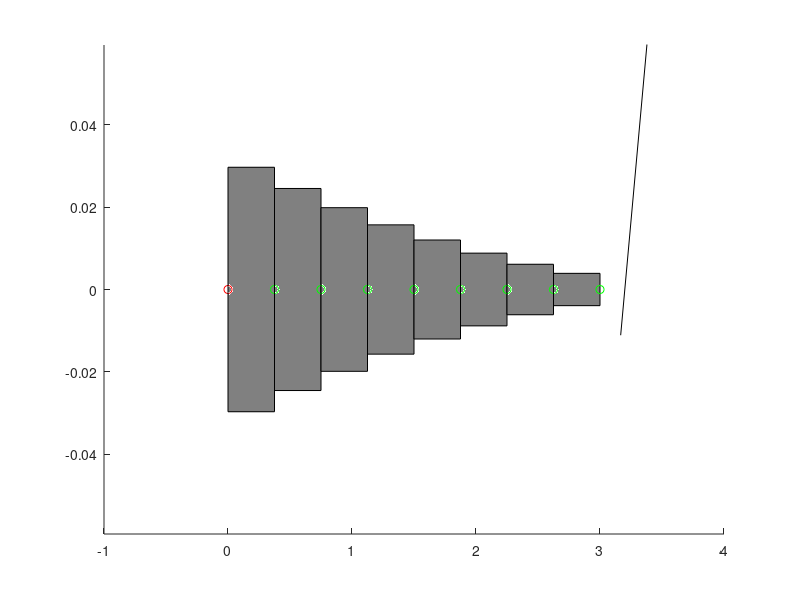
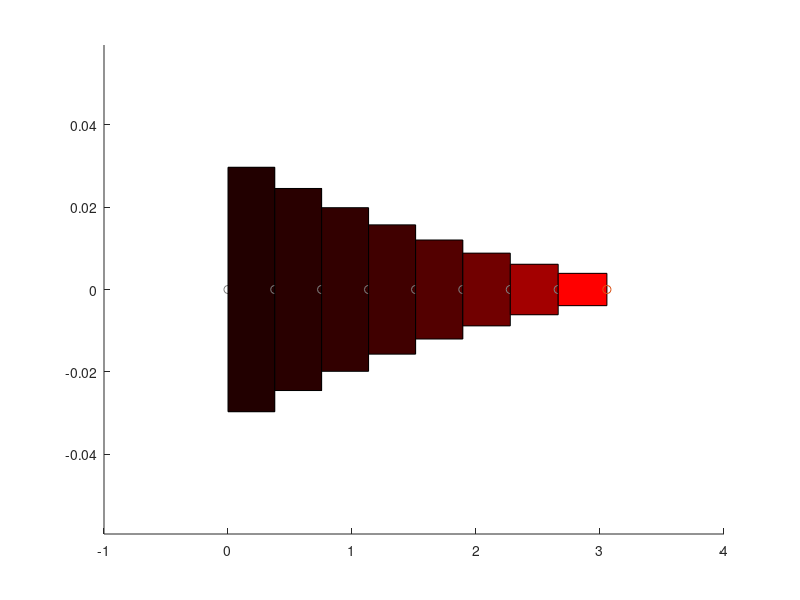

The MATLAB source for these figures, in order:
%% 1D Mechanical FE Solver
% This code uses linear elements and the direct stiffness method to solve a
% simple or complex 1D problem, using linear interpolation to provide
% continuity in solutions

% Written by James Anderson with only a little help from ChatGPT
% May 2025

%% Prep Workspace
clear
clf
close all
clc

%% Define The Problem

% Total length of problem
tot_len = 3; 
% # of elements desired
num_el = 8; 

% % cross-sectional area - add more if discontinuous
% A = [pi*.0225,pi*.01,pi*.0025]; 
% % input boundaries of each cross-sectional area as row in matrix
% A_bounds = [0,1;1,2;2,3]; 


% Area for Tapered Bar Problem
rightr = .05; % Right radius
leftr = .15; % Left radius
dr = (rightr-leftr)/num_el;
el_len = tot_len/num_el;
for i = 1:num_el
    A(i) = pi*(leftr+i*dr)^2;
    A_bounds(i,1) = (i-1)*el_len;
    A_bounds(i,2) = i*el_len;
end


% Boundary Conditions
pos_fixed = [0]; % Position of fixed nodes - Make sure on real nodes!
pos_loads = [3]; % Position of loads
load_vals = [100]; % load values
pos_const_mo = [0]; % Constrained motion positions
const_mo = [0];

% Material Conditions
E = [269770]; % Young's Modulus - more if discontinuous, order left to right
E_bounds = [0,3]; % input boundaries of each modulus as row in matrix

%% Create Mesh
num_nod = num_el +1; % Number of nodes

% Define the nodes struct
nodes.num = [1:num_nod]; % node numbers (id's)
nodes.pos = [0:tot_len/num_el:tot_len]; % node positions
nodes.fixed = zeros(1,num_nod);
nodes.load = zeros(1,num_nod);
nodes.const = zeros(1,num_nod);

% Error codes to verify no human error
for i = 1:length(pos_fixed) 
    if isempty(find(nodes.pos == pos_fixed(i)))
        error('fixed BC doesn''t line up with actual nodes')
    end
end
for i = 1:length(pos_loads)
    if isempty(find(nodes.pos == pos_loads(i)))
        error('load BC doesn''t line up with actual nodes')
    end
end
for i = 1:length(E_bounds) 
    if isempty(find(nodes.pos == E_bounds(i)))
        error('E_bounds doesn''t line up with actual nodes')
    end
end
% for i = 1:length(A_bounds)
%     if isempty(find(nodes.pos == A_bounds(i), 1))
%         error('A_bounds doesn''t line up with actual nodes')
%     end
% end
for i = 1:length(const_mo)
    if isempty(find(nodes.pos == pos_const_mo(i)));
        error('pos_const_mo doesn''t line up with actual nodes')
    end
end
if length(pos_loads) ~= length(load_vals)
    error('pos_loads and load_vals different lengths')
end
if isempty(pos_const_mo) && isempty(pos_fixed)
    error('Must constrain motion at at least one point')
end

% Assigning Fixed BCs to appropriate nodes
for i = 1:length(pos_fixed)
    fixed = find(nodes.pos == pos_fixed(i));
    nodes.fixed(fixed) = 1;
end

% Assigning loads to appropriate nodes
for i = 1:length(load_vals)
    loaded = find(nodes.pos == pos_loads(i));
    nodes.load(loaded) = load_vals(i);
end
    
% Assigning Constrained motions to appropriate nodes
for i = 1:length(const_mo)
    constrained = find(nodes.pos == pos_const_mo(i));
    nodes.const(constrained) = const_mo(i);
end

% Defining Elements Struct
elem.num = [1:num_el];
elem.E = zeros(1,num_el);
elem.A = zeros(1,num_el);
elem.k = zeros(1,num_el);
elem.len = zeros(1,num_el);
elem.mid = zeros(1,num_el); % midpoint of each element
elem.n1 = nodes.num(1:num_nod-1);
elem.n2 = nodes.num(2:num_nod);

% Defining element midpoints
for i = 1:num_el
    elem.mid(i) = (nodes.pos(i) + nodes.pos(i+1))/2;
end

% Determining element lengths
for i = 1:num_el
    elem.len(i) = nodes.pos(elem.n2(i))-nodes.pos(elem.n1(i));
end

% Apply E values to according elements
for i = 1:num_el
    for j = 1:length(E)
        if elem.mid(i) >= E_bounds(j,1) && elem.mid(i) <= E_bounds(j,2)
            elem.E(i) = E(j);
        end
    end
end

% Apply A values to appropriate elements
for i = 1:num_el
    for j = 1:length(A)
        if elem.mid(i) >= A_bounds(j,1) && elem.mid(i) <= A_bounds(j,2)
            elem.A(i) = A(j);
        end
    end
end

% Determine k value for each element
for i = 1:num_el
    elem.k(i) = elem.A(i) * elem.E(i) / elem.len(i);
end
%% Visualize Mesh
figure
hold on

kmin = min(elem.k); % Used for drawing elements (lines) the right color
kmax = max(elem.k);
Emin = min(elem.E); % Used for drawing elements (rectangles) the right color
Emax = max(elem.E);

% Draws elements with color associated with the stiffness of the element
for i = 1:num_nod
    if i <= num_el % for nodes with elements to their right
        if nodes.fixed(i) == 1
            plot(nodes.pos(i),0,'or') % fixed nodes red
        elseif nodes.const(i) ~= 0
            plot(nodes.pos(i),0,'ok') % constrained nodes black
        else
            plot(nodes.pos(i),0,'og') % free nodes green
        end 
%         if kmax - kmin < 1e-3
        if Emax-Emin < 1e-3
            colorval = 0.5;
        else 
%             colorval = (elem.k(i) - min(elem.k))/(max(elem.k)-min(elem.k));
              colorval = (elem.E(i) - min(elem.E))/(max(elem.E)-min(elem.E));
        end
%         line([nodes.pos(i),nodes.pos(i+1)],[0,0],'Color',[.5,colorval,.5])
        rectangle('Position',[nodes.pos(i),-A(i)/2,el_len,A(i)],'FaceColor',[.5,colorval,.5])
    else % for last node only
        if nodes.fixed(i) == 1
            plot(nodes.pos(i),0,'or') % red if fixed
        elseif nodes.const(i) ~= 0
            plot(nodes.pos(i),0,'ok') % black if constrained
        else
            plot(nodes.pos(i),0,'og') % green if free
        end 
    end
end
xlim([-1,tot_len + 1])
ylim([-max(A),max(A)])

% Draws arrow for applied forces
drawArrow = @(x,y) quiver( x(1),y(1),x(2)-x(1),y(2)-y(1),0,'Color','k'); % Defines arrow-drawing function
for i = 1:num_nod
    if nodes.load(i) > 0
        drawArrow([nodes.pos(i)-0.5,nodes.pos(i)+0.5] , [0.1,0.1]);
    elseif nodes.load(i)<0
        drawArrow([nodes.pos(i)+0.5,nodes.pos(i)-0.5] , [0.1,0.1]);
    end
end


%% Create Stiffness Matrix AE/L

% Create k, the global stiffness matrix
k = zeros(num_nod);
for i = 1:num_nod-1
    for j = 1:num_nod-1
        if i == j
            k(i,j) = k(i,j) + elem.k(i);
            k(i+1,j) = -elem.k(i);
            k(i,j+1) = -elem.k(i);
            k(i+1,j+1) = elem.k(i);
        end
    end
end

%% Finalize F and U Matrices, and apply BCs in U, F, & k - Remember F=k*U

% F matrix - this is the one that with the loads
F = nodes.load';

% U matrix - This is the one with the displacements
U = zeros(1,num_nod);

% hold onto original k for later use
khold = k;

% Apply motion constraints by modifying k and F
constrained_dofs = find(nodes.const ~= 0);
for i = constrained_dofs
    k(i,:) = 0;         % Zero out row
%     k(:,i) = 0;         % Zero out column
    k(i,i) = 1;         % Place 1 on the diagonal
    F(i) = nodes.const(i);  % Set F = prescribed displacement
end

% Apply fixed boundary conditions by removing rows/columns
free_nod = find(nodes.fixed == 0); % Unconstrained DOFs
k_reduced = k(free_nod, free_nod);
F_reduced = F(free_nod);

% Solve only for free DOFs
U(free_nod) = k_reduced \ F_reduced;


%% Postprocessing

% New node positions
for i = 1:num_nod
    nodes.ppos(i) = nodes.pos(i) + U(i);
end

% New element lengths
for i = 1:num_el
    elem.plen(i) = nodes.ppos(elem.n2(i))-nodes.ppos(elem.n1(i));
    if elem.plen(i) <= 0
        error('Negative jacobian at element %f0.0',i)
    end
end

% Calculating stress -> remember stress = E*epsilon
elem.stress = zeros(1, num_el);  % Preallocate
for i = 1:num_el
    u1 = U(elem.n1(i));
    u2 = U(elem.n2(i));
    elem.stress(i) = elem.E(i) * (u2 - u1) / elem.len(i);
end

%% Visualize Postprocessing

% Create colorscale for stress viz
maxstress = max(elem.stress);
minstress = min(elem.stress);

% Plots new node positions with lines between them of a color scaled to the
% stress they experience - red = positive, green = negative
figure
hold on
for i = 1:num_nod
    if i <= num_el
        if elem.stress(i) > 0
            plot(nodes.ppos(i),0,'o','Color',[.5,.5,.5])
%             line([nodes.ppos(i),nodes.ppos(i+1)],[0,0],'Color',[abs(elem.stress(i)/maxstress),0,0])
            rectangle('Position',[nodes.ppos(i),-A(i)/2,elem.plen(i),A(i)],'FaceColor',[abs(elem.stress(i)/maxstress),0,0])
        else
            plot(nodes.ppos(i),0,'o','Color',[.5,.5,.5])
%             line([nodes.ppos(i),nodes.ppos(i+1)],[0,0],'Color',[0,abs(elem.stress(i)/minstress),0])
            rectangle('Position',[nodes.ppos(i),-A(i)/2,elem.plen(i),A(i)],'FaceColor',[0,abs(elem.stress(i)/minstress,0)])
        end
    else
        plot(nodes.ppos(i),0,'o')  
    end
end
xlim([-1,tot_len+1])
ylim([-max(A),max(A)])


%% Final Value Query
% This will make a popup menu and then use it and the Command Window to
% evaluate a specified value at a specified location
Query = menu('would you like to query a value?','yes','no');

if Query == 1
    qtype = menu('what would you like to query?','displacement','final position','strain','stress') % Makes popup

    x = input('Input Location:'); % Asks for location
    if x > nodes.pos(num_nod)
        disp('please select a value within the original length')
    else 
        if qtype == 1 % If displacement selected
            for i = 1:num_nod
                if x > nodes.pos(i) && x < nodes.pos(i+1) % Finding the right element in question
                    u1 = u(i); % Displacement of first node of element
                    u2 = u(i+1); % Displacement of 2nd node of element
                    N1 = (nodes.pos(i+1)-x)/el_len; % First Shape function
                    N2 = (x-nodes.pos(i))/el_len; % 2nd Shape function
                    displacementx = N1*u1+N2*u2; % Multiplying to interpolate values. Could also use interp1 or interp2
                end
            end
            fprintf('Displacement at x= %2.1f is %2.3f',x,output)
        elseif qtype == 2 % if final position selected
            for i = 1:num_nod
                if x > nodes.pos(i) && x < nodes.pos(i+1)
                    x1 = nodes.ppos(i);
                    x2 = nodes.ppos(i+1);
                    N1 = (nodes.pos(i+1)-x)/el_len;
                    N2 = (x-nodes.pos(i))/el_len;
                    output = N1*x1+N2*x2;
                end
            end
            fprintf('final position of what was originally at x = %2.1f is %2.3f',x,output)
        elseif qtype ==3 % strain - notice no shape functions because it's an element value, not nodal. Could do smoothing with 
            for i = 1:num_nod
                if x > nodes.pos(i) && x < nodes.pos(i+1)
                    x1 = nodes.ppos(i);
                    x2 = nodes.ppos(i+1);
                    u1 = U(i); % Displacement of first node of element
                    u2 = U(i+1);
                    strainx = (u2-u1)/(x2-x1);
                end
            end
            fprintf('strain at x = %2.1f is %2.3f \n',x,strainx)
            disp('This strain does not use nodal averaging - it''s the same strain in the whole element')
        elseif qtype ==4 % stress - uses nodal averaging - averages element stress values at nodes, then uses shape functions to interpolate between those values - could have done this with strain, too, but wanted to show two options
            if x > nodes.pos(num_nod-1)
                fprintf('stress at x = %2.1f is %2.3f (not averaged because it''s in the last element',x,elem.stress(num_el))
            else
                for i = 1:num_nod
                    if x > nodes.pos(i) && x < nodes.pos(i+1)
                        el1 = i-1;
                        el2 = i;
                        el3 = i+1; % these el_ values needed for nodal averaging
                        ns1 = (elem.stress(el1)+elem.stress(el2))/2;
                        ns2 = (elem.stress(el2)+elem.stress(el3))/2; 
                        N1 = (nodes.pos(i+1)-x)/el_len;
                        N2 = (x-nodes.pos(i))/el_len;
                        output = N1*ns1+N2*ns2;
                    end
                end
                fprintf('stress at x = %2.1f is %2.3f (using nodal averaging)',x,output)
            end
        end
    end
else
    disp('ok, thank you') % if didn't want to query a value
end










